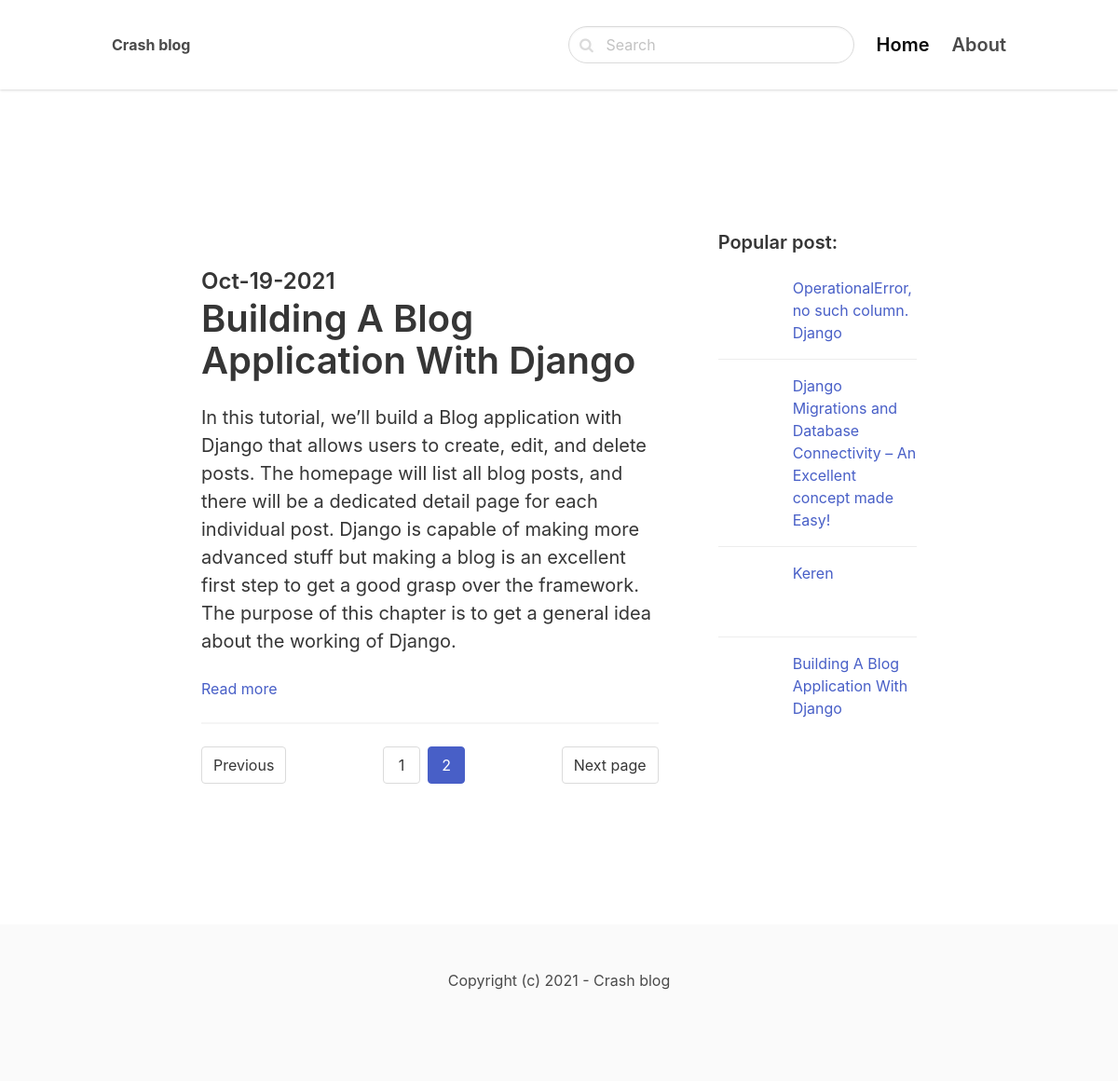
The app's page /django-models/?page=2 with its own data.
### blog/models.py (models this page shows, shortened)
class Post(models.Model):
    ACTIVE = 'active'
    DRAFT = 'draft'
    CHOICES_STATUS = (
        (ACTIVE, 'Active'),
        (DRAFT, 'Draft')
    )
    category = models.ForeignKey(Category, related_name = 'posts', on_delete = models.CASCADE)
    parent = models.ForeignKey('self', related_name='variants', on_delete=models.CASCADE, blank=True, null=True)
    title = models.CharField(max_length=255)
    slug = models.SlugField()
    intro = models.TextField()
    body = models.TextField()
    created_at = models.DateTimeField(auto_now_add=True)
    status = models.CharField(max_length=10, choices=CHOICES_STATUS, default=ACTIVE)
    image = models.ImageField(upload_to='uploads/', blank=True, null=True)
    thumbnail = models.ImageField(upload_to='uploads/', blank=True, null=True)
    num_visits = models.IntegerField(default=0)
    last_visit = models.DateTimeField(blank=True, null=True)
    class meta:
        ordering = ('-created_at',)

### blog/views.py (the view)
# urls.py: path('<slug:slug>/', category, name='category_detail'),
def category(request, slug):
    category = get_object_or_404(Category, slug=slug)
    posts = category.posts.filter(status=Post.ACTIVE)
    popular_posts = Post.objects.all().order_by('-num_visits')[0:4]
    paginator = Paginator(posts, 3)  # 3 posts in each page
    page = request.GET.get('page', 1)
    try:
        post_list = paginator.page(page)
    except PageNotAnInteger:
        post_list = paginator.page(1)
    except EmptyPage:
        post_list = paginator.page(paginator.num_pages)
    context = {
        'category': category,
        'posts':posts,
        'popular_posts': popular_posts,
        'post_list': post_list,
    }
    return render(request, 'blog/category.html', context)

### blog/templates/blog/category.html (shortened to what this page needs)
{% extends 'core/base.html' %}
{% block content %}
    <section class="hero is-fullheight">
        <div class="hero-body">
            <div class="container has-text-centered">
                <section class="section">
                    <div class="columns is-8 is-variable ">
                        <div class="column is-two-thirds has-text-left">
                            {% for post in post_list %}
                                <br>
                                <div class="content is-medium mt-4">
                                    <h2 class="subtitle is-4">{{ post.created_at|date:'M-d-Y' }}</h2>
                                    <h1 class="title">{{ post.title }}</h1>
                                    <p class="has-text-dark">{{ post.intro }}</p>
                                </div>
                                <a href="{% url 'post_detail' post.category.slug post.slug %}">Read more</a>
                                <br>
                            {% empty %}
                                <div class="content">
                                    <p>There is no posts in this category...</p>
                                </div>
                            {% endfor %}
                            <hr>
                            {% if post_list.has_other_pages %}
                                <nav class="pagination is-centered" role="navigation" aria-label="pagination">
                                    {% if post_list.has_previous %}
                                        <a href="?page={{ post_list.previous_page_number }}" class="pagination-previous">Previous</a>
                                    {% else %}
                                        <a class="pagination-previous">Previous</a>
                                    {% endif %}
                                    {% if post_list.has_next %}
                                        <a href="?page={{ post_list.next_page_number }}" class="pagination-next">Next page</a>
                                    {% else %}
                                        <a class="pagination-next">Next page</a>
                                    {% endif %}
                                    <ul class="pagination-list">
                                        {% for i in post_list.paginator.page_range %}
                                            {% if post_list.number == i %}
                                                <li><a class="pagination-link is-current" aria-label="Page {{ i }}" aria-current="page">{{ i }}</a></li>
                                            {% else %}
                                                <li><a class="pagination-link" aria-label="Goto page {{ i }}">{{ i }}</a></li>
                                            {% endif %}
                                        {% endfor %}
                                    </ul>
                                </nav>
                            {% endif %}
                        </div>
                        {% include 'parts/post_popular.html' %}
                    </div>
                </section>
            </div>
        </div>
    </section>
{% endblock %}

### blog/templates/parts/post_popular.html (shortened to what this page needs)
<div class="column is-one-third has-text-left">
    <h2 class="subtitle"><strong>Popular post:</strong></h2>
    {% for popular_post in popular_posts %}
          <article class="media">
            <div class="media-left">
              <figure class="image is-64x64">
              </figure>
            </div>
            <div class="media-content">
              <div class="content">
                <p>
                    <a href="{% url 'post_detail' popular_post.category.slug popular_post.slug %}">{{ popular_post.title }}</a>
                </p>
              </div>
            </div>
          </article>
    {% endfor %}
</div>

### records on screen
Post: created_at "Oct-19-2021", title "Building A Blog Application With Django", intro "In this tutorial, we’ll build a Blog application with Django that allows users to create, edit, and delete posts. The homepage will list all blog posts, and there will be a dedicated detail page for each individual post. Django is capable of making more advanced stuff but making a blog is an excellent first step to get a good grasp over the framework. The purpose of this chapter is to get a general idea about the working of Django."
Post: title "OperationalError, no such column. Django"
Post: title "Django Migrations and Database Connectivity – An Excellent concept made Easy!"
Post: title "Keren"

### other values on screen
{{ i }} "1"
{{ i }} "2"
